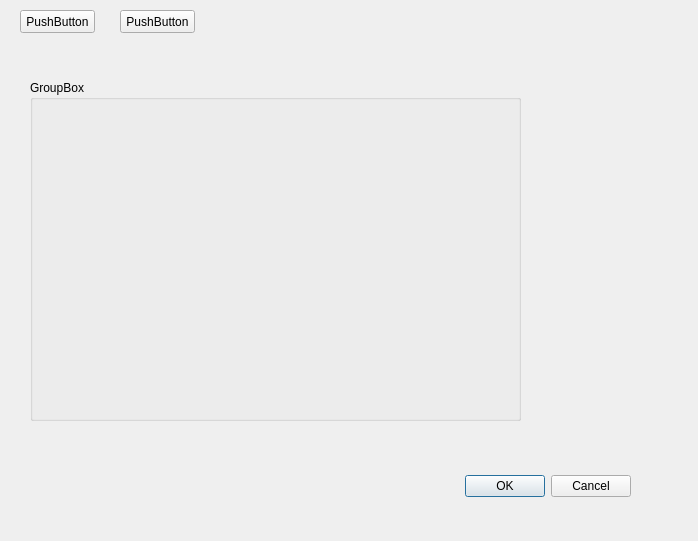
<?xml version="1.0" encoding="UTF-8"?>
<ui version="4.0">
 <class>Dialog</class>
 <widget class="QDialog" name="Dialog">
  <property name="geometry">
   <rect>
    <x>0</x>
    <y>0</y>
    <width>698</width>
    <height>541</height>
   </rect>
  </property>
  <property name="windowTitle">
   <string>Dialog</string>
  </property>
  <widget class="QDialogButtonBox" name="buttonBox">
   <property name="geometry">
    <rect>
     <x>290</x>
     <y>470</y>
     <width>341</width>
     <height>32</height>
    </rect>
   </property>
   <property name="orientation">
    <enum>Qt::Horizontal</enum>
   </property>
   <property name="standardButtons">
    <set>QDialogButtonBox::Cancel|QDialogButtonBox::Ok</set>
   </property>
  </widget>
  <widget class="QWidget" name="widget" native="true">
   <property name="geometry">
    <rect>
     <x>10</x>
     <y>50</y>
     <width>621</width>
     <height>411</height>
    </rect>
   </property>
   <widget class="QGroupBox" name="groupBox">
    <property name="geometry">
     <rect>
      <x>20</x>
      <y>30</y>
      <width>491</width>
      <height>341</height>
     </rect>
    </property>
    <property name="title">
     <string>GroupBox</string>
    </property>
   </widget>
  </widget>
  <widget class="QPushButton" name="pushButton">
   <property name="geometry">
    <rect>
     <x>20</x>
     <y>10</y>
     <width>75</width>
     <height>23</height>
    </rect>
   </property>
   <property name="text">
    <string>PushButton</string>
   </property>
  </widget>
  <widget class="QPushButton" name="pushButton_2">
   <property name="geometry">
    <rect>
     <x>120</x>
     <y>10</y>
     <width>75</width>
     <height>23</height>
    </rect>
   </property>
   <property name="text">
    <string>PushButton</string>
   </property>
  </widget>
 </widget>
 <resources/>
 <connections>
  <connection>
   <sender>buttonBox</sender>
   <signal>accepted()</signal>
   <receiver>Dialog</receiver>
   <slot>accept()</slot>
   <hints>
    <hint type="sourcelabel">
     <x>248</x>
     <y>254</y>
    </hint>
    <hint type="destinationlabel">
     <x>157</x>
     <y>274</y>
    </hint>
   </hints>
  </connection>
  <connection>
   <sender>buttonBox</sender>
   <signal>rejected()</signal>
   <receiver>Dialog</receiver>
   <slot>reject()</slot>
   <hints>
    <hint type="sourcelabel">
     <x>316</x>
     <y>260</y>
    </hint>
    <hint type="destinationlabel">
     <x>286</x>
     <y>274</y>
    </hint>
   </hints>
  </connection>
 </connections>
</ui>
